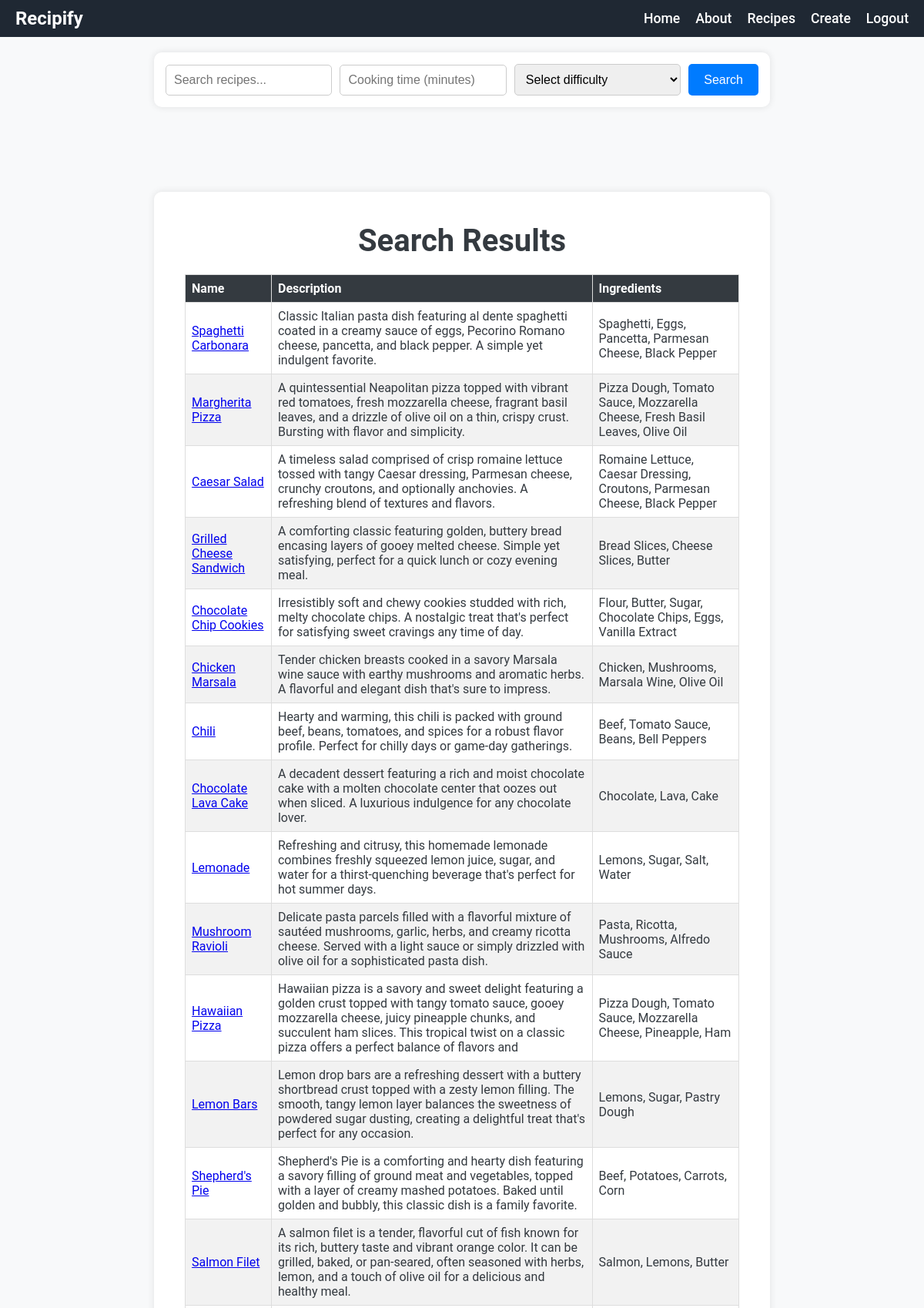
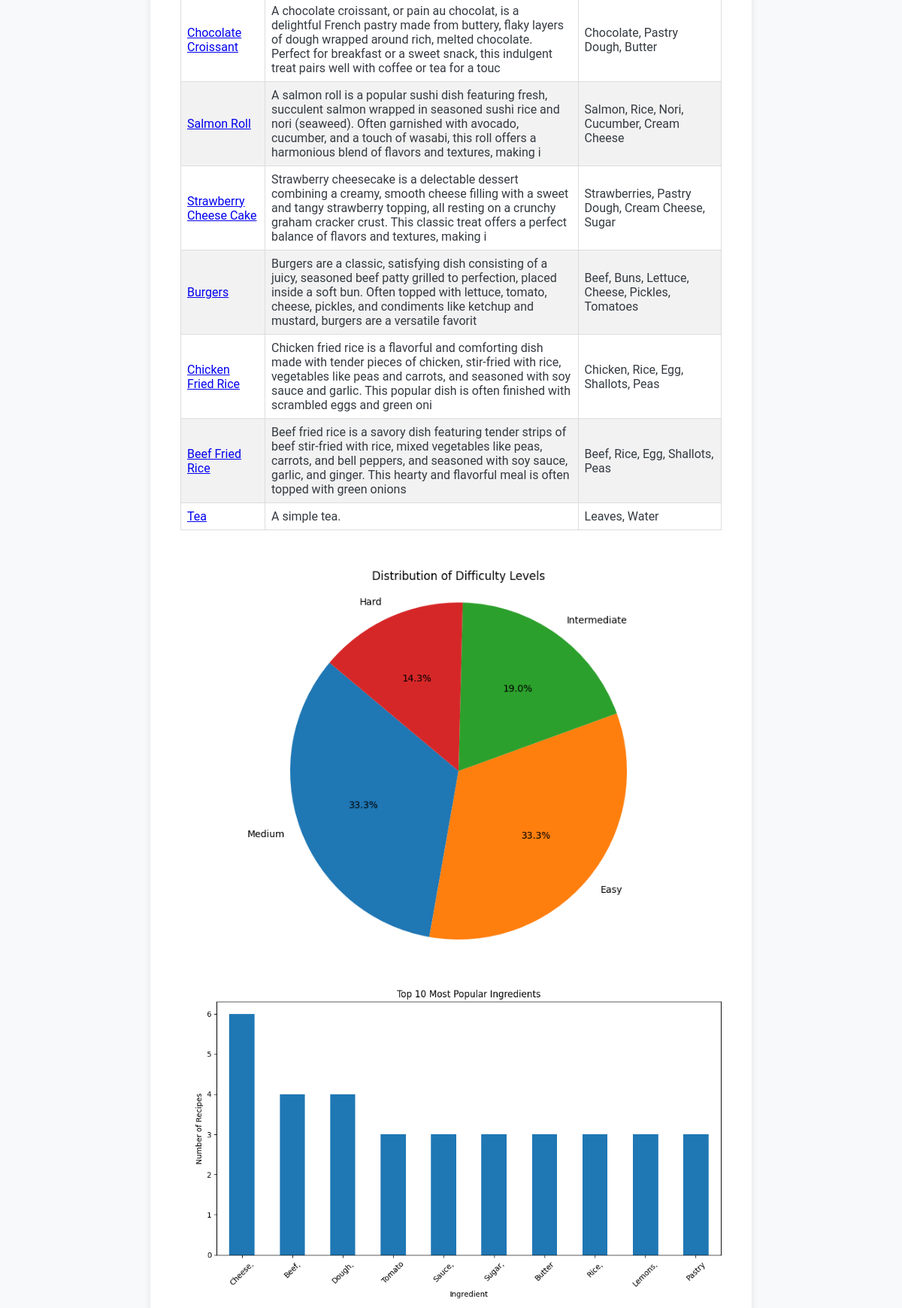
The page /recipes/search/ (signed in, upper part) on the database its author committed (2 pictures, top to bottom).
### recipes/models.py (models this page shows, shortened)
class Recipe(models.Model):
    name = models.CharField(max_length=50)
    description = models.CharField(max_length=255, default="No description available.")
    ingredients = models.CharField(max_length=255)
    cooking_time = models.IntegerField()
    difficulty = models.CharField(max_length=20)
    pic = models.ImageField(upload_to="recipes", default="no_picture.jpg")

### recipes/views.py (the view)
# urls.py: path("search/", search_results, name="search_results"),
@login_required
def search_results(request):
    form = SearchForm(request.GET)
    if form.is_valid():
        query = form.cleaned_data.get("query")
        cooking_time = form.cleaned_data.get("cooking_time")
        difficulty = form.cleaned_data.get("difficulty")
        recipes = Recipe.objects.all()
        if query:
            recipes = recipes.filter(
                Q(name__icontains=query)
                | Q(description__icontains=query)
                | Q(ingredients__icontains=query)
            )
        if cooking_time:
            recipes = recipes.filter(cooking_time__lte=cooking_time)
        if difficulty:
            recipes = recipes.filter(difficulty__iexact=difficulty)
    else:
        recipes = Recipe.objects.none()
    recipe_list = list(recipes.values())
    df = pd.DataFrame(recipe_list)
    difficulty_counts = df["difficulty"].value_counts()
    plt.figure(figsize=(8, 6))
    plt.pie(
        difficulty_counts,
        labels=difficulty_counts.index,
        autopct="%1.1f%%",
        startangle=140,
    )
    plt.title("Distribution of Difficulty Levels")
    plt.axis("equal")  # Equal aspect ratio ensures that pie is drawn as a circle.
    plt.tight_layout()  # Adjust layout to prevent labels from being cut off
    pie_chart_buffer = io.BytesIO()
    plt.savefig(pie_chart_buffer, format="png")
    pie_chart_buffer.seek(0)
    ingredients_combined = " ".join(df["ingredients"]).split()
    ingredient_counts = pd.Series(ingredients_combined).value_counts()
    top_ingredients = ingredient_counts.head(10)
    plt.figure(figsize=(10, 6))
    top_ingredients.plot(kind="bar")
    plt.xlabel("Ingredient")
    plt.ylabel("Number of Recipes")
    plt.title("Top 10 Most Popular Ingredients")
    plt.xticks(rotation=45)
    plt.tight_layout()  # Adjust layout to prevent labels from being cut off
    bar_chart_buffer = io.BytesIO()
    plt.savefig(bar_chart_buffer, format="png")
    bar_chart_buffer.seek(0)
    context = {
        "search_results": recipes,
        "form": form,
        "pie_chart_base64": base64.b64encode(pie_chart_buffer.getvalue()).decode(),
        "bar_chart_base64": base64.b64encode(bar_chart_buffer.getvalue()).decode(),
    }
    html = render_to_string("recipes/search_results.html", context)
    return HttpResponse(html)

### recipes/forms.py
class SearchForm(forms.Form):
    query = forms.CharField(required=False, label="Search recipes")
    cooking_time = forms.IntegerField(required=False, label="Cooking time (minutes)")
    difficulty = forms.ChoiceField(
        required=False,
        label="Difficulty",
        choices=(
            ("", "Select difficulty"),
            ("Easy", "Easy"),
            ("Medium", "Medium"),
            ("Intermediate", "Intermediate"),
            ("Hard", "Hard"),
        ),
    )

### recipes/templates/recipes/search_results.html (shortened to what this page needs)
{% load static %}
<!DOCTYPE html>
<html lang="en">
  <head>
    <link rel="stylesheet" href="{% static 'css/styles.css' %}" />
  </head>
  <body>
    <nav class="navbar" aria-label="Main Navigation">
      <h1>Recipify</h1>
      <div class="navbar-links" aria-label="Navigation Links">
        <a href="{% url 'recipes:home' %}">Home</a>
        <a href="{% url 'recipes:about' %}">About</a>
        <a href="{% url 'recipes:recipes_list' %}">Recipes</a>
        <a href="{% url 'recipes:add_recipe' %}">Create</a>
        <a href="{% url 'logout' %}">Logout</a>
      </div>
    </nav>
    <div class="search-container">
      <form method="GET" action="{% url 'recipes:search_results' %}">
        <div class="form-group">
          <input
            type="text"
            name="query"
            id="id_query"
            placeholder="Search recipes..."
            class="search-input"
          />
        </div>
        <div class="form-group">
          <input
            type="number"
            name="cooking_time"
            id="id_cooking_time"
            placeholder="Cooking time (minutes)"
            class="search-input"
          />
        </div>
        <div class="form-group">
          <select name="difficulty" id="id_difficulty" class="search-select">
            <option value="" selected disabled>Select difficulty</option>
          </select>
        </div>
        <button type="submit" class="search-btn">Search</button>
      </form>
    </div>
    <main>
      <div class="content-container">
        <h1>Search Results</h1>
        <table class="results-table">
          <thead>
            <tr>
              <th>Name</th>
              <th>Description</th>
              <th>Ingredients</th>
            </tr>
          </thead>
          <tbody>
            {% for recipe in search_results %}
            <tr>
              <td>
                <a href="{% url 'recipes:recipe_detail' recipe.id %}"
                  >{{ recipe.name }}</a
                >
              </td>
              <td>{{ recipe.description }}</td>
              <td>{{ recipe.ingredients }}</td>
            </tr>
            {% empty %}
            <tr>
              <td colspan="3">No recipes found.</td>
            </tr>
            {% endfor %}
          </tbody>
        </table>
        <div class="chart-container">
          <img
            alt="Pie Chart of Difficulty Levels"
          />
          <img
            alt="Bar Chart of Most Popular Ingredients"
          />
        </div>
      </div>
    </main>
  </body>
</html>

### static/css/styles.css (style rules this page uses)
* { margin: 0; padding: 0; box-sizing: border-box; }
body { font-family: 'Roboto', sans-serif; background-color: #f8f9fa; color: #343a40; display: flex; flex-direction: column; min-height: 100vh; position: relative; }
header, nav, footer { background-color: #343a40; color: #fff; padding: 20px 40px; }
nav a { text-decoration: none; color: #fff; font-weight: 500; font-size: 1.1rem; }
main { padding: 40px 20px; flex-grow: 1; }
.content-container { max-width: 1200px; margin: 0 auto; padding: 20px; background-color: #ffffff; border-radius: 10px; box-shadow: 0px 0px 10px rgba(0, 0, 0, 0.1); }
.content-container h1 { font-family: 'Playfair Display', serif; font-size: 2.5rem; margin-bottom: 20px; }
.results-table { width: 100%; border-collapse: collapse; margin-bottom: 30px; }
.results-table th, .results-table td { border: 1px solid #ddd; padding: 8px; text-align: left; }
.results-table th { background-color: #343a40; color: white; }
.results-table tr:nth-child(even) { background-color: #f2f2f2; }
.chart-container { display: flex; justify-content: space-around; flex-wrap: wrap; }
.chart-container img { max-width: 100%; height: auto; margin: 10px; }
form { display: flex; flex-direction: column; }
form input[type="text"], form input[type="password"] { padding: 10px; margin-bottom: 15px; border: 1px solid #ccc; border-radius: 5px; font-size: 1rem; }
.search-container { display: flex; justify-content: center; margin: 20px 0; }
.search-container form { display: grid; grid-template-columns: 1fr 1fr 1fr auto; gap: 10px; background-color: #ffffff; padding: 15px; border-radius: 10px; box-shadow: 0px 0px 10px rgba(0, 0, 0, 0.1); max-width: 800px; width: 100%; align-items: center; }
.search-container .form-group { display: flex; flex-direction: column; }
.search-container .search-input, .search-container .search-select { padding: 10px; border: 1px solid #ccc; margin-bottom: 0; border-radius: 5px; font-size: 1rem; width: 100%; transition: border-color 0.3s ease; }
.search-container .search-btn { background-color: #007bff; color: white; padding: 10px 20px; border: none; border-radius: 5px; cursor: pointer; font-size: 1rem; transition: background-color 0.3s ease; align-self: stretch; }
.content-container { max-width: 800px; margin: 50px auto; padding: 40px; background-color: #ffffff; border-radius: 10px; box-shadow: 0px 0px 10px rgba(0, 0, 0, 0.1); text-align: center; }
.content-container h1 { font-family: 'Roboto', sans-serif; font-size: 2.5rem; margin-bottom: 20px; }
.navbar { display: flex; justify-content: space-between; align-items: center; padding: 10px 20px; background-color: #1F2833; }
.navbar-links { display: flex; justify-content: flex-end; align-items: center; }
.navbar-links a { margin-left: 20px; color: #FFF; text-decoration: none; }

### rows shown on the page
Recipe: name "Spaghetti Carbonara", description "Classic Italian pasta dish featuring al dente spaghetti coated in a creamy sauce of eggs, Pecorino Romano cheese, pancetta, and black pepper. A simple yet indulgent favorite.", ingredients "Spaghetti, Eggs, Pancetta, Parmesan Cheese, Black Pepper"
Recipe: name "Margherita Pizza", description "A quintessential Neapolitan pizza topped with vibrant red tomatoes, fresh mozzarella cheese, fragrant basil leaves, and a drizzle of olive oil on a thin, crispy crust. Bursting with flavor and simplicity.", ingredients "Pizza Dough, Tomato Sauce, Mozzarella Cheese, Fresh Basil Leaves, Olive Oil"
Recipe: name "Caesar Salad", description "A timeless salad comprised of crisp romaine lettuce tossed with tangy Caesar dressing, Parmesan cheese, crunchy croutons, and optionally anchovies. A refreshing blend of textures and flavors.", ingredients "Romaine Lettuce, Caesar Dressing, Croutons, Parmesan Cheese, Black Pepper"
Recipe: name "Grilled Cheese Sandwich", description "A comforting classic featuring golden, buttery bread encasing layers of gooey melted cheese. Simple yet satisfying, perfect for a quick lunch or cozy evening meal.", ingredients "Bread Slices, Cheese Slices, Butter"
Recipe: name "Chocolate Chip Cookies", description "Irresistibly soft and chewy cookies studded with rich, melty chocolate chips. A nostalgic treat that's perfect for satisfying sweet cravings any time of day.", ingredients "Flour, Butter, Sugar, Chocolate Chips, Eggs, Vanilla Extract"
Recipe: name "Chicken Marsala", description "Tender chicken breasts cooked in a savory Marsala wine sauce with earthy mushrooms and aromatic herbs. A flavorful and elegant dish that's sure to impress.", ingredients "Chicken, Mushrooms, Marsala Wine, Olive Oil"
Recipe: name "Chili", description "Hearty and warming, this chili is packed with ground beef, beans, tomatoes, and spices for a robust flavor profile. Perfect for chilly days or game-day gatherings.", ingredients "Beef, Tomato Sauce, Beans, Bell Peppers"
Recipe: name "Chocolate Lava Cake", description "A decadent dessert featuring a rich and moist chocolate cake with a molten chocolate center that oozes out when sliced. A luxurious indulgence for any chocolate lover.", ingredients "Chocolate, Lava, Cake"
Recipe: name "Lemonade", description "Refreshing and citrusy, this homemade lemonade combines freshly squeezed lemon juice, sugar, and water for a thirst-quenching beverage that's perfect for hot summer days.", ingredients "Lemons, Sugar, Salt, Water"
Recipe: name "Mushroom Ravioli", description "Delicate pasta parcels filled with a flavorful mixture of sautéed mushrooms, garlic, herbs, and creamy ricotta cheese. Served with a light sauce or simply drizzled with olive oil for a sophisticated pasta dish.", ingredients "Pasta, Ricotta, Mushrooms, Alfredo Sauce"
Recipe: name "Hawaiian Pizza", description "Hawaiian pizza is a savory and sweet delight featuring a golden crust topped with tangy tomato sauce, gooey mozzarella cheese, juicy pineapple chunks, and succulent ham slices. This tropical twist on a classic pizza offers a perfect balance of flavors and", ingredients "Pizza Dough, Tomato Sauce, Mozzarella Cheese, Pineapple, Ham"
Recipe: name "Lemon Bars", description "Lemon drop bars are a refreshing dessert with a buttery shortbread crust topped with a zesty lemon filling. The smooth, tangy lemon layer balances the sweetness of powdered sugar dusting, creating a delightful treat that's perfect for any occasion.", ingredients "Lemons, Sugar, Pastry Dough"
Recipe: name "Shepherd's Pie", description "Shepherd's Pie is a comforting and hearty dish featuring a savory filling of ground meat and vegetables, topped with a layer of creamy mashed potatoes. Baked until golden and bubbly, this classic dish is a family favorite.", ingredients "Beef, Potatoes, Carrots, Corn"
Recipe: name "Salmon Filet", description "A salmon filet is a tender, flavorful cut of fish known for its rich, buttery taste and vibrant orange color. It can be grilled, baked, or pan-seared, often seasoned with herbs, lemon, and a touch of olive oil for a delicious and healthy meal.", ingredients "Salmon, Lemons, Butter"
Recipe: name "Chocolate Croissant", description "A chocolate croissant, or pain au chocolat, is a delightful French pastry made from buttery, flaky layers of dough wrapped around rich, melted chocolate. Perfect for breakfast or a sweet snack, this indulgent treat pairs well with coffee or tea for a touc", ingredients "Chocolate, Pastry Dough, Butter"
Recipe: name "Salmon Roll", description "A salmon roll is a popular sushi dish featuring fresh, succulent salmon wrapped in seasoned sushi rice and nori (seaweed). Often garnished with avocado, cucumber, and a touch of wasabi, this roll offers a harmonious blend of flavors and textures, making i", ingredients "Salmon, Rice, Nori, Cucumber, Cream Cheese"
Recipe: name "Strawberry Cheese Cake", description "Strawberry cheesecake is a delectable dessert combining a creamy, smooth cheese filling with a sweet and tangy strawberry topping, all resting on a crunchy graham cracker crust. This classic treat offers a perfect balance of flavors and textures, making i", ingredients "Strawberries, Pastry Dough, Cream Cheese, Sugar"
Recipe: name "Burgers", description "Burgers are a classic, satisfying dish consisting of a juicy, seasoned beef patty grilled to perfection, placed inside a soft bun. Often topped with lettuce, tomato, cheese, pickles, and condiments like ketchup and mustard, burgers are a versatile favorit", ingredients "Beef, Buns, Lettuce, Cheese, Pickles, Tomatoes"
Recipe: name "Chicken Fried Rice", description "Chicken fried rice is a flavorful and comforting dish made with tender pieces of chicken, stir-fried with rice, vegetables like peas and carrots, and seasoned with soy sauce and garlic. This popular dish is often finished with scrambled eggs and green oni", ingredients "Chicken, Rice, Egg, Shallots, Peas"
Recipe: name "Beef Fried Rice", description "Beef fried rice is a savory dish featuring tender strips of beef stir-fried with rice, mixed vegetables like peas, carrots, and bell peppers, and seasoned with soy sauce, garlic, and ginger. This hearty and flavorful meal is often topped with green onions", ingredients "Beef, Rice, Egg, Shallots, Peas"
Recipe: name "Tea", description "A simple tea.", ingredients "Leaves, Water"
